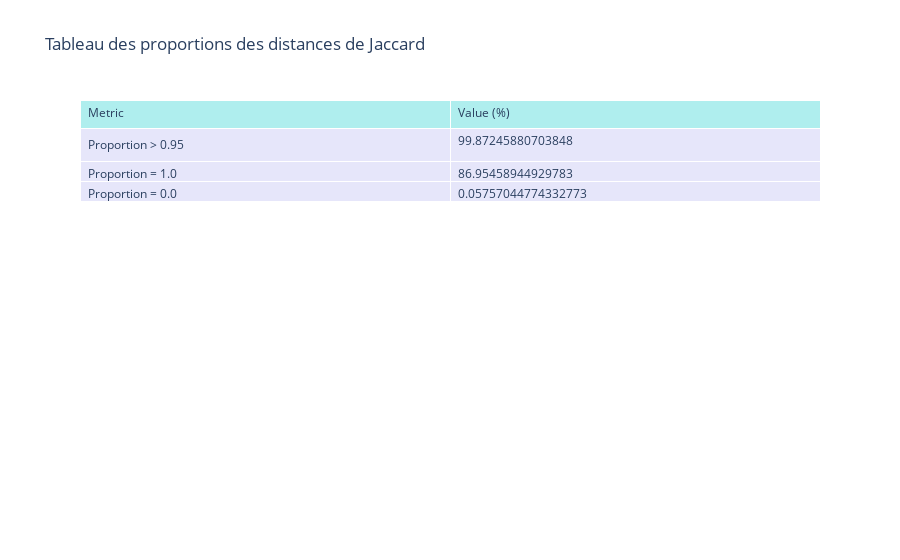

Write notebook code for a chart like this one.
### Code cell
import pandas as pd
import plotly.graph_objects as go

# Créer un DataFrame pour résumer les proportions
gauge_data = {
    "Metric": [
        "Proportion > 0.95",
        "Proportion = 1.0",
        "Proportion = 0.0"
    ],
    "Value (%)": [
        proportion_above_0_95,
        proportion_exactly_1,
        proportion_exactly_0
    ]
}

gauge_df = pd.DataFrame(gauge_data)

# Créer une table Plotly
fig_table = go.Figure(data=[go.Table(
    header=dict(values=["Metric", "Value (%)"],
                fill_color='paleturquoise',
                align='left'),
    cells=dict(values=[gauge_df["Metric"], gauge_df["Value (%)"]],
               fill_color='lavender',
               align='left'))
])

fig_table.update_layout(title="Tableau des proportions des distances de Jaccard")
fig_table.show()

### Figure 1 — Plotly figure (JSON) as saved in the notebook; plotly's stock layout.template omitted (floating-point values rounded to 4 significant figures)
{"data": [{"cells": {"align": "left", "fill": {"color": "lavender"}, "values": [["Proportion > 0.95", "Proportion = 1.0", "Proportion = 0.0"], [99.87, 86.95, 0.05757]]}, "header": {"align": "left", "fill": {"color": "paleturquoise"}, "values": ["Metric", "Value (%)"]}, "type": "table"}], "layout": {"title": {"text": "Tableau des proportions des distances de Jaccard"}}}
